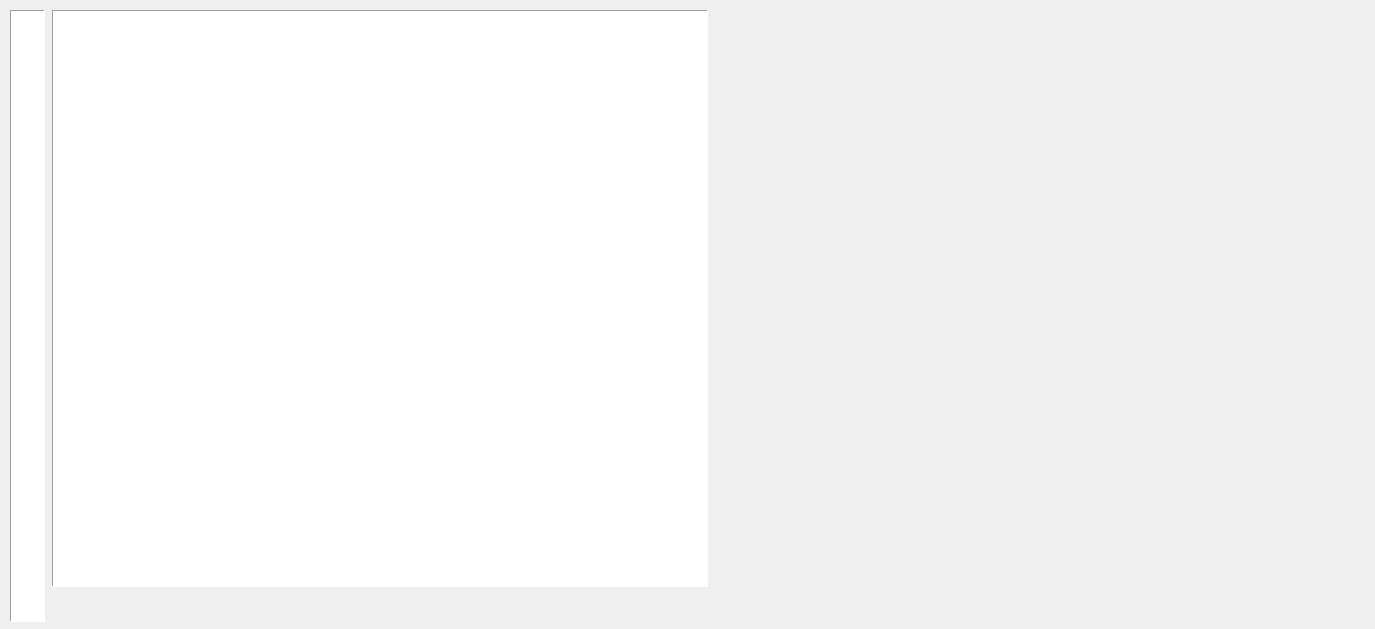
<?xml version="1.0" encoding="UTF-8"?>
<ui version="4.0">
 <class>Form</class>
 <widget class="QWidget" name="Form">
  <property name="geometry">
   <rect>
    <x>0</x>
    <y>0</y>
    <width>1375</width>
    <height>629</height>
   </rect>
  </property>
  <property name="windowTitle">
   <string>Form</string>
  </property>
  <widget class="QTableWidget" name="chat">
   <property name="geometry">
    <rect>
     <x>52</x>
     <y>10</y>
     <width>656</width>
     <height>577</height>
    </rect>
   </property>
   <property name="sizePolicy">
    <sizepolicy hsizetype="Preferred" vsizetype="Expanding">
     <horstretch>3</horstretch>
     <verstretch>0</verstretch>
    </sizepolicy>
   </property>
   <property name="minimumSize">
    <size>
     <width>650</width>
     <height>0</height>
    </size>
   </property>
   <property name="frameShape">
    <enum>QFrame::Panel</enum>
   </property>
   <property name="verticalScrollBarPolicy">
    <enum>Qt::ScrollBarAlwaysOff</enum>
   </property>
   <property name="horizontalScrollBarPolicy">
    <enum>Qt::ScrollBarAlwaysOff</enum>
   </property>
   <attribute name="horizontalHeaderVisible">
    <bool>false</bool>
   </attribute>
   <attribute name="verticalHeaderVisible">
    <bool>false</bool>
   </attribute>
  </widget>
  <widget class="QTableView" name="sidebar">
   <property name="geometry">
    <rect>
     <x>10</x>
     <y>10</y>
     <width>35</width>
     <height>612</height>
    </rect>
   </property>
   <property name="sizePolicy">
    <sizepolicy hsizetype="Preferred" vsizetype="Preferred">
     <horstretch>0</horstretch>
     <verstretch>0</verstretch>
    </sizepolicy>
   </property>
   <property name="minimumSize">
    <size>
     <width>35</width>
     <height>0</height>
    </size>
   </property>
   <property name="maximumSize">
    <size>
     <width>35</width>
     <height>16777215</height>
    </size>
   </property>
   <property name="cursor" stdset="0">
    <cursorShape>PointingHandCursor</cursorShape>
   </property>
   <property name="accessibleName">
    <string>sidebar_css</string>
   </property>
   <property name="frameShape">
    <enum>QFrame::Panel</enum>
   </property>
   <property name="verticalScrollBarPolicy">
    <enum>Qt::ScrollBarAlwaysOff</enum>
   </property>
   <property name="horizontalScrollBarPolicy">
    <enum>Qt::ScrollBarAlwaysOff</enum>
   </property>
   <property name="sizeAdjustPolicy">
    <enum>QAbstractScrollArea::AdjustToContents</enum>
   </property>
   <property name="editTriggers">
    <set>QAbstractItemView::NoEditTriggers</set>
   </property>
   <property name="selectionMode">
    <enum>QAbstractItemView::SingleSelection</enum>
   </property>
   <property name="selectionBehavior">
    <enum>QAbstractItemView::SelectItems</enum>
   </property>
  </widget>
  <widget class="QStackedWidget" name="central_stacked_widget">
   <property name="geometry">
    <rect>
     <x>730</x>
     <y>50</y>
     <width>531</width>
     <height>481</height>
    </rect>
   </property>
   <widget class="QWidget" name="page"/>
   <widget class="QWidget" name="page_2"/>
  </widget>
 </widget>
 <resources/>
 <connections/>
</ui>
